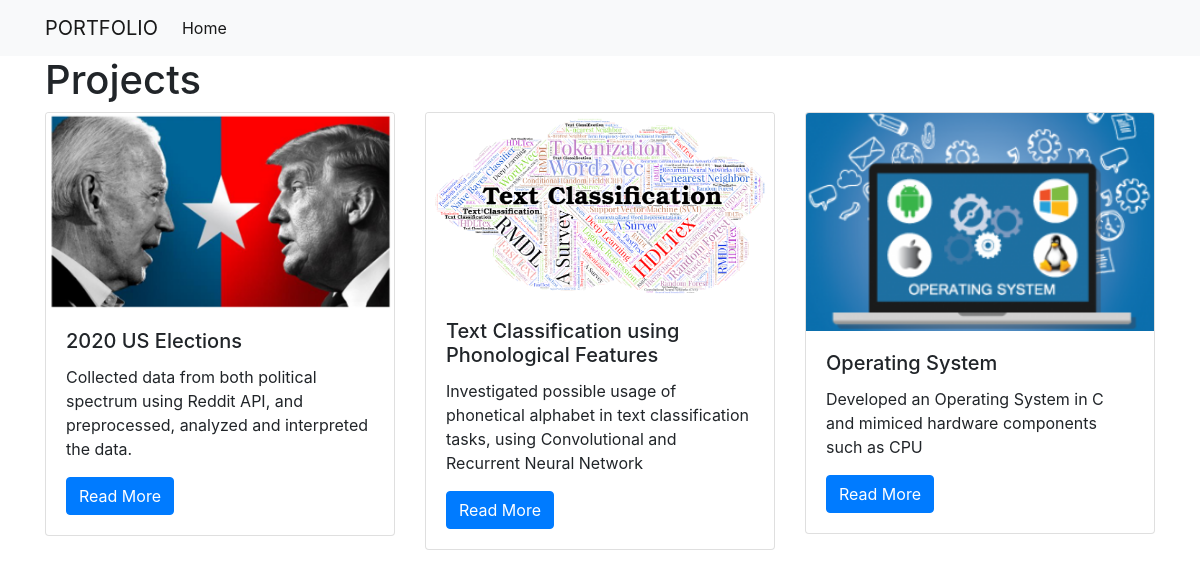
/projects/, run on the app's committed database.
### projects/models.py (models this page shows)
class Project(models.Model):
    title = models.CharField(max_length=100)
    description = models.TextField()
    technology = models.CharField(max_length=100)
    image = models.FilePathField(path="/img")

### projects/views.py (the view)
# urls.py: path("", views.project_index, name="project_index"),
def project_index(request):
    projects = Project.objects.all()
    context = {"projects": projects}
    return render(request, 'project_index.html' , context)

### projects/templates/project_index.html
{% extends "base.html" %}
{% load static %}
{% block page_content %}
<h1>Projects</h1>
<div class="row">
{% for project in projects %}
    <div class="col-md-4">
        <div class="card mb-2">
            <img class="card-img-top" src="{% static project.image %}">
            <div class="card-body">
                <h5 class="card-title">{{ project.title }}</h5>
                <p class="card-text">{{ project.description }}</p>
                <a href="{% url 'project_detail' project.pk %}"
                   class="btn btn-primary">
                    Read More
                </a>
            </div>
        </div>
    </div>
    {% endfor %}
</div>
{% endblock %}

### kaganrua_portfolio/templates/base.html (shortened to what this page needs)
<link rel="stylesheet" href="https://stackpath.bootstrapcdn.com/bootstrap/4.1.3/css/bootstrap.min.css">
<nav class="navbar navbar-expand-lg navbar-light bg-light">
    <div class="container">
        <a class="navbar-brand" href="{% url 'project_index' %}">PORTFOLIO</a>
        <div class="collapse navbar-collapse" id="navbarSupportedContent">
          <ul class="navbar-nav mr-auto">
            <li class="nav-item active">
              <a class="nav-link" href="{% url 'project_index' %}">Home</a>
            </li>
          </ul>
        </div>
    </div>
</nav>
<div class="container">
    {% block page_content %}{% endblock %}
</div>

### data on the page
Project: image (picture), title "2020 US Elections", description "Collected data from both political spectrum using Reddit API, and preprocessed, analyzed and interpreted the data."
Project: image (picture), title "Text Classification using Phonological Features", description "Investigated possible usage of phonetical alphabet in text classification tasks, using Convolutional and Recurrent Neural Network"
Project: image (picture), title "Operating System", description "Developed an Operating System in C and mimiced hardware components such as CPU"
